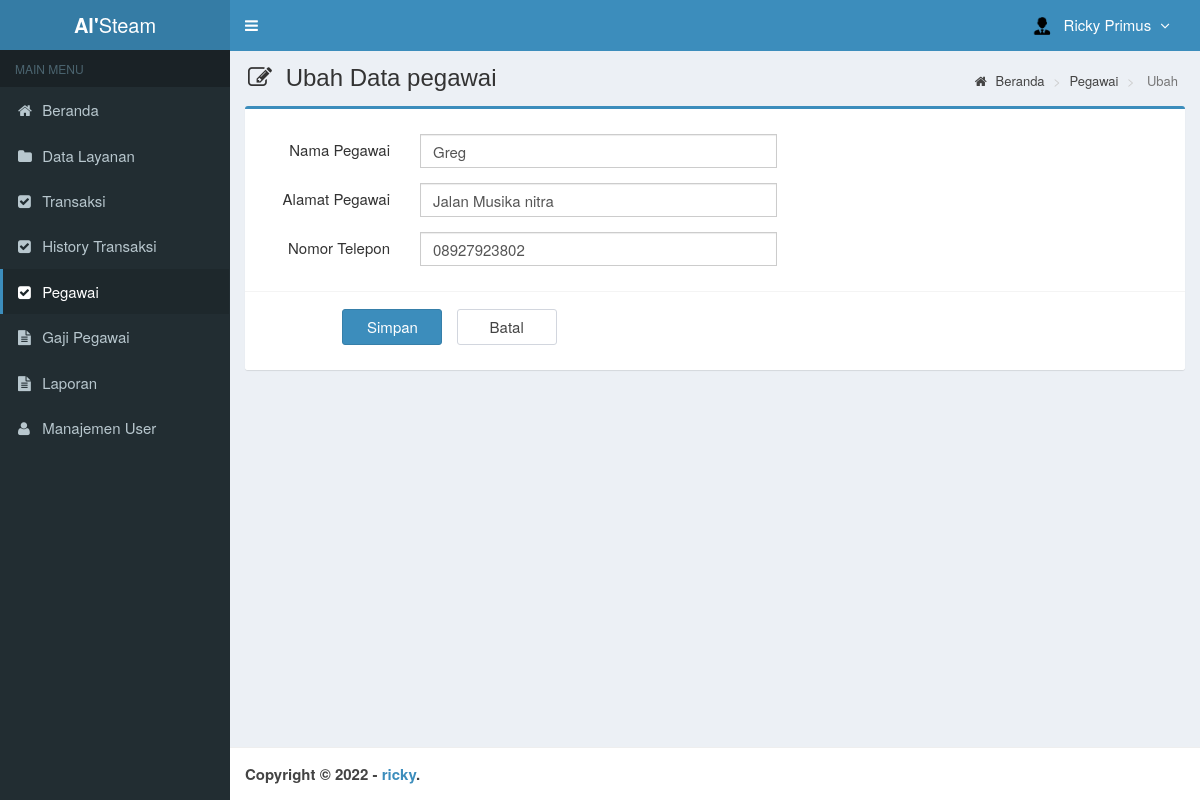
/main.php?module=form_pegawai&form=edit&id=8 (signed in), run on the app's committed database.
### tables this page shows
CREATE TABLE `is_pegawai` (
  `id_pegawai` int(2) NOT NULL,
  `nama_pegawai` varchar(30) NOT NULL,
  `alamat_pegawai` varchar(70) NOT NULL,
  `telp_pegawai` varchar(13) NOT NULL
);

### modules/pegawai/form.php (the view, shortened to what this page needs)
 <?php
if ($_GET['form']=='add') { ?>
  <section class="content-header">
    <h1>
      <i style="margin-right:7px" class="fa fa-edit"></i> Input Data Pegawai
    </h1>
    <ol class="breadcrumb">
      <li><a href="?module=home"><i class="fa fa-home"></i> Beranda </a></li>
      <li><a href="?module=pegawai"> Pegawai </a></li>
      <li class="active"> Tambah </li>
    </ol>
  </section>
  <section class="content">
    <div class="row">
      <div class="col-md-12">
        <div class="box box-primary">
          <form role="form" class="form-horizontal" method="POST" action="modules/pegawai/proses.php?act=insert" method="POST">
            <div class="box-body">
              <div class="form-group">
                <label class="col-sm-2 control-label">Nama Pegawai</label>
                <div class="col-sm-5">
                  <input type="text" class="form-control" name="nama_pegawai" autocomplete="off" required>
                </div>
              </div>
              <div class="form-group">
                <label class="col-sm-2 control-label">Alamat</label>
                <div class="col-sm-5">
                  <input type="text" class="form-control" name="alamat_pegawai" autocomplete="off" required>
                </div>
              </div>
              <div class="form-group">
                <label class="col-sm-2 control-label">Nomor Telepon</label>
                <div class="col-sm-5">
                  <input type="text" class="form-control" name="telp_pegawai" autocomplete="off" required>
                </div>
              </div>
            </div>
            <div class="box-footer">
              <div class="form-group">
                <div class="col-sm-offset-2 col-sm-10">
                  <input type="submit" class="btn btn-primary btn-submit" name="simpan" value="Simpan">
                  <a href="?module=pegawai" class="btn btn-default btn-reset">Batal</a>
                </div>
              </div>
            </div>
          </form>
        </div>
      </div>
    </div>
  </section>
<?php
}
elseif ($_GET['form']=='edit') {
  if (isset($_GET['id'])) {
      $query = mysqli_query($mysqli, "SELECT * FROM is_pegawai WHERE id_pegawai='$_GET[id]'")
                                      or die('Ada kesalahan pada query tampil data pegawai : '.mysqli_error($mysqli));
      $data  = mysqli_fetch_assoc($query);
    }
?>
  <section class="content-header">
    <h1>
      <i style="margin-right:7px" class="fa fa-edit"></i> Ubah Data pegawai
    </h1>
    <ol class="breadcrumb">
      <li><a href="?module=home"><i class="fa fa-home"></i> Beranda </a></li>
      <li><a href="?module=pegawai"> Pegawai </a></li>
      <li class="active"> Ubah </li>
    </ol>
  </section>
  <section class="content">
    <div class="row">
      <div class="col-md-12">
        <div class="box box-primary">
          <form role="form" class="form-horizontal" method="POST" action="modules/pegawai/proses.php?act=update" method="POST">
            <div class="box-body">
              <div class="form-group">
                <label class="col-sm-2 control-label">Nama Pegawai</label>
                <div class="col-sm-5">
                  <input type="text" class="form-control" name="nama_pegawai" autocomplete="off" value="<?php echo $data['nama_pegawai']; ?>" required>
                </div>
              </div>
              <div class="form-group">
                <label class="col-sm-2 control-label">Alamat Pegawai</label>
                <div class="col-sm-5">
                  <input type="text" class="form-control" name="alamat_pegawai" autocomplete="off" value="<?php echo $data['alamat_pegawai']; ?>" required>
                </div>
              </div>
              <div class="form-group">
                <label class="col-sm-2 control-label">Nomor Telepon</label>
                <div class="col-sm-5">
                  <input type="text" class="form-control" name="telp_pegawai" autocomplete="off" value="<?php echo $data['telp_pegawai']; ?>" required>
                </div>
              </div>
            </div>
            <div class="box-footer">
              <div class="form-group">
                <div class="col-sm-offset-1 col-sm-11">
                  <input type="submit" class="btn btn-primary btn-submit" name="simpan" value="Simpan">
                  <a href="?module=pegawai" class="btn btn-default btn-reset">Batal</a>
                </div>
              </div>
            </div>
          </form>
        </div>
      </div>
    </div>
  </section>
<?php
}
?>

### assets/css/style.css (style rules this page uses)
.form-horizontal .control-label { margin-bottom: 0; padding-top: 5px; text-align: right; }
label { display: inline-block; font-size: 15px; font-weight: 400; margin-bottom: 5px; max-width: 100%; }
.form-control { background-color: #fff; background-image: none; border: 1px solid #ccc; border-radius: 4px; box-shadow: 0 1px 1px rgba(0, 0, 0, 0.075) inset; color: #555; display: block; font-size: 15px; height: 34px; line-height: 1.42857; padding: 6px 12px; transition: border-color 0.15s ease-in-out 0s, box-shadow 0.15s ease-in-out 0s; width: 100%; }
.btn-default { background-color: #fff; border-color: #d2d6de; color: #444; }
.content-header { padding: 15px 18px 0; position: relative; }
.content-header > .breadcrumb { background: transparent none repeat scroll 0 0; border-radius: 2px; float: right; font-size: 13px; margin-bottom: 0; margin-top: 0; padding: 7px 12px; position: absolute; right: 10px; top: 15px; }
.btn-submit { width: 100px; margin-top: 7px; margin-right: 10px; font-size: 15px; }
.btn-reset { width: 100px; margin-top: 7px; font-size: 15px; }
body { background-color: #fff; color: #333; font-size: 15px; line-height: 1.42857; }

### data on the page
is_pegawai: nama_pegawai "Greg", alamat_pegawai "Jalan Musika nitra", telp_pegawai "08927923802"

### other printed values
$_SESSION['nama_user'] "Ricky Primus"
